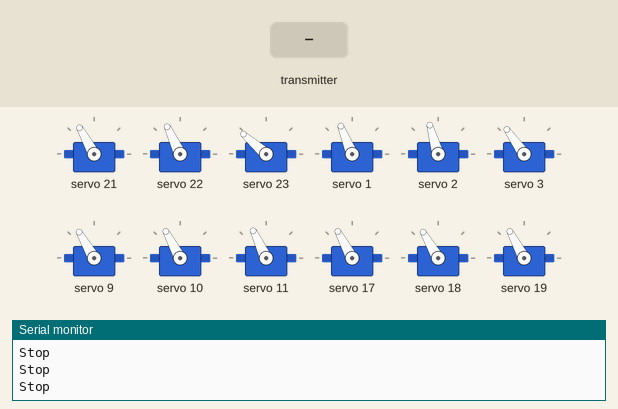
Bench run of a sketch on a simulated ESP32. Parts: 12 × servo, the last lines printed to the serial monitor. The test bench sets the inputs (shaded band).

Above: at 1.2 s.
1.3 s: the transmitter starts sending x = 1024
At 1.52 s:
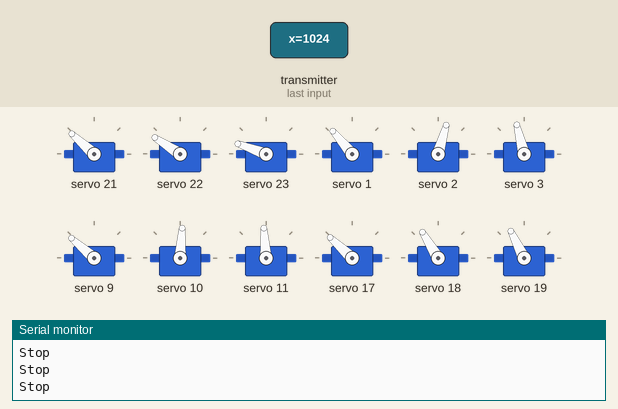
At 2.46 s:
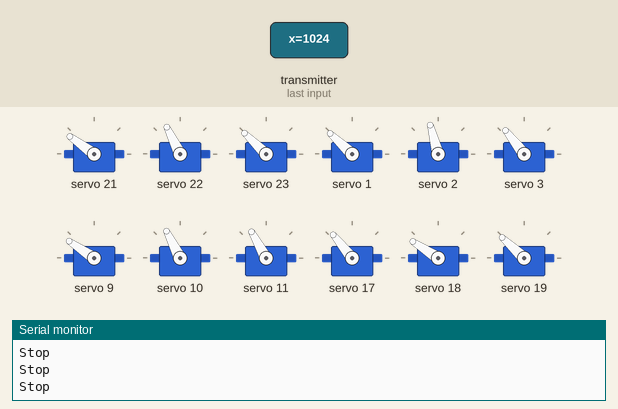
4.3 s: the transmitter starts sending button = 1
7.3 s: the transmitter starts sending y = 1024
At 7.75 s:
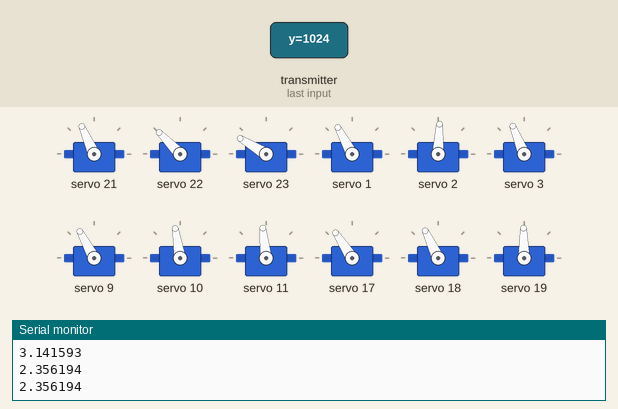
10.3 s: the transmitter starts sending x = 0
13.3 s: the transmitter starts sending y = 0
15.2 s: the transmitter starts sending x = 2048
At 15.42 s:
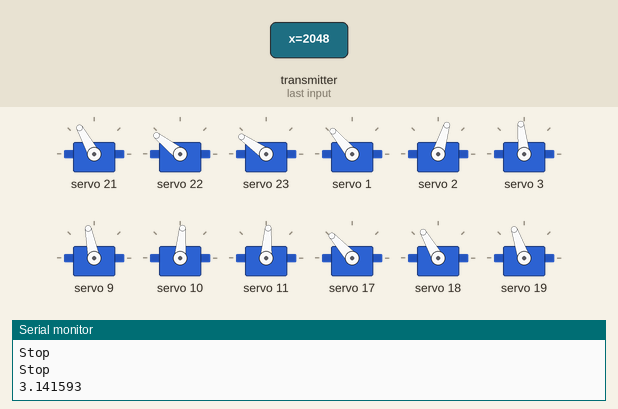
Timing chart, 0 to 21.2 s (numbered marks = the images above; inputs shaded):
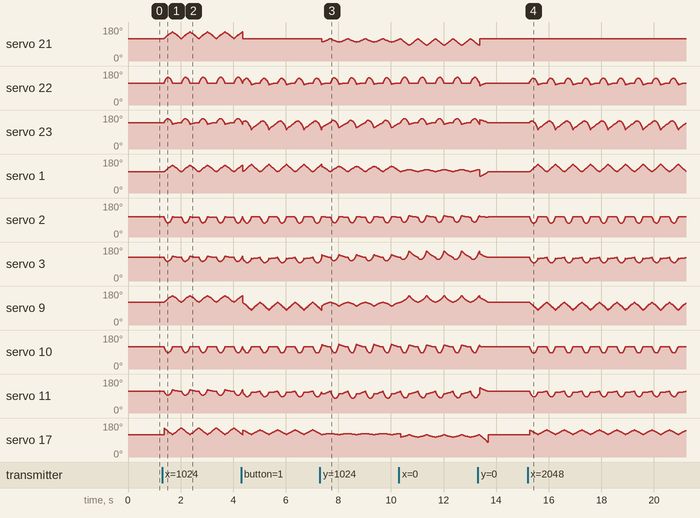

The sketch:

Robot_code.ino
```cpp
#include <esp_now.h>
#include <WiFi.h>
#include <Adafruit_PWMServoDriver.h>
#include <cmath>
using namespace std;
Adafruit_PWMServoDriver R_pwm = Adafruit_PWMServoDriver(0x40);
Adafruit_PWMServoDriver L_pwm = Adafruit_PWMServoDriver(0x41);

typedef struct struct_message {
  int x;
  int y;
  int button;
} struct_message; // Tạo struct giống bên master
struct_message joystickData; // Lưu dữ liệu nhận

void OnDataRecv(const esp_now_recv_info *info, const uint8_t *data, int len)
{
  if (len == sizeof(joystickData)) {
    memcpy(&joystickData, data, sizeof(joystickData));
  }
}

int deadzone = 10;

double anpha;

int DeltaXungR1 = -28; //
int DeltaXungR2 = -40;
int DeltaXungR3 = 0;
int DeltaXungR5 = -3; //
int DeltaXungR6 = 30;
int DeltaXungR7 = 15;
int DeltaXungR9 = -10; //
int DeltaXungR10 = -15;
int DeltaXungR11 = -20;

int DeltaXungL1 = -15; //
int DeltaXungL2 = -10;
int DeltaXungL3 = -15;
int DeltaXungL5 = -13; //
int DeltaXungL6 = -20;
int DeltaXungL7 = 30;
int DeltaXungL9 = 8; //
int DeltaXungL10 = 22;
int DeltaXungL11 = 18;


double limitAngle(double angle) {
  if (angle > PI)  angle -= 2*PI;
  if (angle < -PI) angle += 2*PI;
  return angle;
}

int cal_a(double anpha, double bc) {
  anpha = limitAngle(anpha);
  double a = asin(
      (bc * sin(PI - fabs(anpha))) /
      sqrt(49 + bc * bc - 14 * bc * cos(PI - fabs(anpha)))
  );
  if (anpha < 0) {
      a = -a;
  }
  a = round ((a*450)/PI);
  return a;
}

int cal_b(double anpha, double bc, int curve) {
  anpha = limitAngle(anpha);
  double L = sqrt(49 + bc * bc - 14 * bc * cos(PI - fabs(anpha))) - 7;

  double h; // Khai báo trước if
  if (curve == 1)
    h = 8.2 - 2 + (bc - 2)*(bc - 2)/2;  // parabol --> 1
  else if (curve == 2)
    h = 8.2; // đường thẳng --> 2

  double canhhuyen = sqrt((4.38 + L) * (4.38 + L) + h*h);
  double b = acos((canhhuyen * canhhuyen + 25 - 96.04) / (10 * canhhuyen))
              - atan(h / (4.38 + L))
              - 0.32;
  b = round ((b*450)/PI);
  return b;
}

int cal_c(double anpha, double bc, int curve){
  anpha = limitAngle(anpha);
  double L = sqrt(49 + bc * bc - 14 * bc * cos(PI - fabs(anpha))) - 7;

  double h; // Khai báo trước if
  if (curve == 1)
    h = 8.2 - 2 + (bc - 2)*(bc - 2)/2;  // parabol --> 1
  else if (curve == 2)
    h = 8.2; // đường thẳng --> 2

  double canhhuyen = sqrt((4.38 + L) * (4.38 + L) + h*h);
  double c = acos((121.04 - canhhuyen*canhhuyen)/98) - 1.21;  //121.04 = 9.8^2 + 5^2
  c = round ((c*450)/PI);
  return c;
}

void setup() {
  R_pwm.begin();
  L_pwm.begin();
  R_pwm.setPWMFreq(50);
  L_pwm.setPWMFreq(50);

  Serial.begin(115200);
  WiFi.mode(WIFI_STA);
  if (esp_now_init() != ESP_OK) {
    Serial.println("Lỗi khởi tạo ESP-NOW");
    return;
  }
  esp_now_register_recv_cb(OnDataRecv);
}

void loop(){
  int x1 = - joystickData.x;
  int y1 = joystickData.y;

  // áp dụng deadzone
  if (abs(x1) < deadzone) x1 = 0;
  if (abs(y1) < deadzone) y1 = 0;

  if ( x1 == 0 && y1 == 0) {
    Serial.println("Stop");

    L_pwm.setPWM(5, 0, 375 + DeltaXungL5 );
    L_pwm.setPWM(6, 0, 375 + DeltaXungL6 );
    L_pwm.setPWM(7, 0, 375 + DeltaXungL7 );

    R_pwm.setPWM(1, 0, 375 + DeltaXungR1 );
    R_pwm.setPWM(2, 0, 375 + DeltaXungR2 );
    R_pwm.setPWM(3, 0, 375 + DeltaXungR3 );

    R_pwm.setPWM(9, 0, 375 + DeltaXungR9 );
    R_pwm.setPWM(10, 0, 375 + DeltaXungR10 );
    R_pwm.setPWM(11, 0, 375 + DeltaXungR11 );


    L_pwm.setPWM(1, 0, 375 + DeltaXungL1 );
    L_pwm.setPWM(2, 0, 375 + DeltaXungL2 );
    L_pwm.setPWM(3, 0, 375 + DeltaXungL3 );

    L_pwm.setPWM(9, 0, 375 + DeltaXungL9 );
    L_pwm.setPWM(10, 0, 375 + DeltaXungL10 );
    L_pwm.setPWM(11, 0, 375 + DeltaXungL11 );

    R_pwm.setPWM(5, 0, 375 + DeltaXungR5 );
    R_pwm.setPWM(6, 0, 375 + DeltaXungR6 );
    R_pwm.setPWM(7, 0, 375 + DeltaXungR7 );
  }
  else {
    // B1
    if ( joystickData.button == 0 ){ // nút đã nhấn
      if ( x1 >= 0){
        for (double bc = 0.25; bc <= 4; bc += 0.25) {

          L_pwm.setPWM(5, 0, 375 + DeltaXungL5 + cal_a(-PI/2, bc));
					L_pwm.setPWM(6, 0, 375 + DeltaXungL6 + cal_b(-PI/2, bc, 1));
					L_pwm.setPWM(7, 0, 375 + DeltaXungL7 - cal_c(-PI/2, bc, 1));

					R_pwm.setPWM(1, 0, 375 + DeltaXungR1 + cal_a(-PI/2, bc));
					R_pwm.setPWM(2, 0, 375 + DeltaXungR2 - cal_b(-PI/2, bc, 1));
					R_pwm.setPWM(3, 0, 375 + DeltaXungR3 + cal_c(-PI/2, bc, 1));

					R_pwm.setPWM(9, 0, 375 + DeltaXungR9 + cal_a(-PI/2, bc));
					R_pwm.setPWM(10, 0, 375 + DeltaXungR10 - cal_b(-PI/2, bc, 1));
					R_pwm.setPWM(11, 0, 375 + DeltaXungR11 + cal_c(-PI/2, bc, 1));

					L_pwm.setPWM(1, 0, 375 + DeltaXungL1 + cal_a(-PI/2, 4 - bc));
					L_pwm.setPWM(2, 0, 375 + DeltaXungL2 + cal_b(-PI/2, 4 - bc, 2));
					L_pwm.setPWM(3, 0, 375 + DeltaXungL3 - cal_c(-PI/2, 4 - bc, 2));

					L_pwm.setPWM(9, 0, 375 + DeltaXungL9 + cal_a(-PI/2, 4 - bc));
					L_pwm.setPWM(10, 0, 375 + DeltaXungL10 + cal_b(-PI/2, 4 - bc, 2));
					L_pwm.setPWM(11, 0, 375 + DeltaXungL11 - cal_c(-PI/2, 4 - bc, 2));

					R_pwm.setPWM(5, 0, 375 + DeltaXungR5 + cal_a(-PI/2, 4 - bc));
					R_pwm.setPWM(6, 0, 375 + DeltaXungR6 - cal_b(-PI/2, 4 - bc, 2));
					R_pwm.setPWM(7, 0, 375 + DeltaXungR7 + cal_c(-PI/2, 4 - bc, 2));

          delay(10);
        }
      }
      if ( x1 < 0){
        for (double bc = 0.25; bc <= 4; bc += 0.25) {

					L_pwm.setPWM(5, 0, 375 + DeltaXungL5 + cal_a(PI/2, bc));
					L_pwm.setPWM(6, 0, 375 + DeltaXungL6 + cal_b(PI/2, bc, 1));
					L_pwm.setPWM(7, 0, 375 + DeltaXungL7 - cal_c(PI/2, bc, 1));

					R_pwm.setPWM(1, 0, 375 + DeltaXungR1 + cal_a(PI/2, bc));
					R_pwm.setPWM(2, 0, 375 + DeltaXungR2 - cal_b(PI/2, bc, 1));
					R_pwm.setPWM(3, 0, 375 + DeltaXungR3 + cal_c(PI/2, bc, 1));

					R_pwm.setPWM(9, 0, 375 + DeltaXungR9 + cal_a(PI/2, bc));
					R_pwm.setPWM(10, 0, 375 + DeltaXungR10 - cal_b(PI/2, bc, 1));
					R_pwm.setPWM(11, 0, 375 + DeltaXungR11 + cal_c(PI/2, bc, 1));

					L_pwm.setPWM(1, 0, 375 + DeltaXungL1 + cal_a(PI/2, 4 - bc));
					L_pwm.setPWM(2, 0, 375 + DeltaXungL2 + cal_b(PI/2, 4 - bc, 2));
					L_pwm.setPWM(3, 0, 375 + DeltaXungL3 - cal_c(PI/2, 4 - bc, 2));

					L_pwm.setPWM(9, 0, 375 + DeltaXungL9 + cal_a(PI/2, 4 - bc));
					L_pwm.setPWM(10, 0, 375 + DeltaXungL10 + cal_b(PI/2, 4 - bc, 2));
					L_pwm.setPWM(11, 0, 375 + DeltaXungL11 - cal_c(PI/2, 4 - bc, 2));

					R_pwm.setPWM(5, 0, 375 + DeltaXungR5 + cal_a(PI/2, 4 - bc));
					R_pwm.setPWM(6, 0, 375 + DeltaXungR6 - cal_b(PI/2, 4 - bc, 2));
					R_pwm.setPWM(7, 0, 375 + DeltaXungR7 + cal_c(PI/2, 4 - bc, 2));

          delay(10);
        }
      }
    }
    if ( joystickData.button == 1 ){ // nút chưa nhấn
      x1 = - joystickData.x;
      y1 = joystickData.y;
      anpha = atan2(y1, x1);
      Serial.println(anpha, 6);
      for (double bc = 0.25; bc <= 4; bc += 0.25) {

        L_pwm.setPWM(5, 0, 375 + DeltaXungL5 + cal_a(anpha - PI, bc));
        L_pwm.setPWM(6, 0, 375 + DeltaXungL6 + cal_b(anpha - PI, bc, 1));
        L_pwm.setPWM(7, 0, 375 + DeltaXungL7 - cal_c(anpha - PI, bc, 1));

        R_pwm.setPWM(1, 0, 375 + DeltaXungR1 + cal_a(anpha - PI/3, bc));
        R_pwm.setPWM(2, 0, 375 + DeltaXungR2 - cal_b(anpha - PI/3, bc, 1));
        R_pwm.setPWM(3, 0, 375 + DeltaXungR3 + cal_c(anpha - PI/3, bc, 1));

        R_pwm.setPWM(9, 0, 375 + DeltaXungR9 + cal_a(anpha + PI/3, bc));
        R_pwm.setPWM(10, 0, 375 + DeltaXungR10 - cal_b(anpha + PI/3, bc, 1));
        R_pwm.setPWM(11, 0, 375 + DeltaXungR11 + cal_c(anpha + PI/3, bc, 1));

        L_pwm.setPWM(1, 0, 375 + DeltaXungL1 + cal_a(anpha - 2*PI/3, 4 - bc));
        L_pwm.setPWM(2, 0, 375 + DeltaXungL2 + cal_b(anpha - 2*PI/3, 4 - bc, 2));
        L_pwm.setPWM(3, 0, 375 + DeltaXungL3 - cal_c(anpha - 2*PI/3, 4 - bc, 2));

        L_pwm.setPWM(9, 0, 375 + DeltaXungL9 + cal_a(anpha + 2*PI/3, 4 - bc));
        L_pwm.setPWM(10, 0, 375 + DeltaXungL10 + cal_b(anpha + 2*PI/3, 4 - bc, 2));
        L_pwm.setPWM(11, 0, 375 + DeltaXungL11 - cal_c(anpha + 2*PI/3, 4 - bc, 2));

        R_pwm.setPWM(5, 0, 375 + DeltaXungR5 + cal_a(anpha, 4 - bc));
        R_pwm.setPWM(6, 0, 375 + DeltaXungR6 - cal_b(anpha, 4 - bc, 2));
        R_pwm.setPWM(7, 0, 375 + DeltaXungR7 + cal_c(anpha, 4 - bc, 2));

        delay(10);
      }
    }

    // B2
    if ( joystickData.button == 0 ){ // nút đã nhấn
      if ( x1 >= 0){
        for (double bc = 0.25; bc <= 4; bc += 0.25) {

					L_pwm.setPWM(1, 0, 375 + DeltaXungL1 + cal_a(-PI/2, bc));
					L_pwm.setPWM(2, 0, 375 + DeltaXungL2 + cal_b(-PI/2, bc, 1));
					L_pwm.setPWM(3, 0, 375 + DeltaXungL3 - cal_c(-PI/2, bc, 1));

					L_pwm.setPWM(9, 0, 375 + DeltaXungL9 + cal_a(-PI/2, bc));
					L_pwm.setPWM(10, 0, 375 + DeltaXungL10 + cal_b(-PI/2, bc, 1));
					L_pwm.setPWM(11, 0, 375 + DeltaXungL11 - cal_c(-PI/2, bc, 1));

					R_pwm.setPWM(5, 0, 375 + DeltaXungR5 + cal_a(-PI/2, bc));
					R_pwm.setPWM(6, 0, 375 + DeltaXungR6 - cal_b(-PI/2, bc, 1));
					R_pwm.setPWM(7, 0, 375 + DeltaXungR7 + cal_c(-PI/2, bc, 1));

					L_pwm.setPWM(5, 0, 375 + DeltaXungL5 + cal_a(-PI/2, 4 - bc));
					L_pwm.setPWM(6, 0, 375 + DeltaXungL6 + cal_b(-PI/2, 4 - bc, 2));
					L_pwm.setPWM(7, 0, 375 + DeltaXungL7 - cal_c(-PI/2, 4 - bc, 2));

					R_pwm.setPWM(1, 0, 375 + DeltaXungR1 + cal_a(-PI/2, 4 - bc));
					R_pwm.setPWM(2, 0, 375 + DeltaXungR2 - cal_b(-PI/2, 4 - bc, 2));
					R_pwm.setPWM(3, 0, 375 + DeltaXungR3 + cal_c(-PI/2, 4 - bc, 2));

					R_pwm.setPWM(9, 0, 375 + DeltaXungR9 + cal_a(-PI/2, 4 - bc));
					R_pwm.setPWM(10, 0, 375 + DeltaXungR10 - cal_b(-PI/2, 4 - bc, 2));
					R_pwm.setPWM(11, 0, 375 + DeltaXungR11 + cal_c(-PI/2, 4 - bc, 2));

          delay(10);
        }
      }
      if ( x1 < 0){
        for (double bc = 0.25; bc <= 4; bc += 0.25) {

					L_pwm.setPWM(1, 0, 375 + DeltaXungL1 + cal_a(PI/2, bc));
					L_pwm.setPWM(2, 0, 375 + DeltaXungL2 + cal_b(PI/2, bc, 1));
					L_pwm.setPWM(3, 0, 375 + DeltaXungL3 - cal_c(PI/2, bc, 1));

					L_pwm.setPWM(9, 0, 375 + DeltaXungL9 + cal_a(PI/2, bc));
					L_pwm.setPWM(10, 0, 375 + DeltaXungL10 + cal_b(PI/2, bc, 1));
					L_pwm.setPWM(11, 0, 375 + DeltaXungL11 - cal_c(PI/2, bc, 1));

					R_pwm.setPWM(5, 0, 375 + DeltaXungR5 + cal_a(PI/2, bc));
					R_pwm.setPWM(6, 0, 375 + DeltaXungR6 - cal_b(PI/2, bc, 1));
					R_pwm.setPWM(7, 0, 375 + DeltaXungR7 + cal_c(PI/2, bc, 1));

					L_pwm.setPWM(5, 0, 375 + DeltaXungL5 + cal_a(PI/2, 4 - bc));
					L_pwm.setPWM(6, 0, 375 + DeltaXungL6 + cal_b(PI/2, 4 - bc, 2));
					L_pwm.setPWM(7, 0, 375 + DeltaXungL7 - cal_c(PI/2, 4 - bc, 2));

					R_pwm.setPWM(1, 0, 375 + DeltaXungR1 + cal_a(PI/2, 4 - bc));
					R_pwm.setPWM(2, 0, 375 + DeltaXungR2 - cal_b(PI/2, 4 - bc, 2));
					R_pwm.setPWM(3, 0, 375 + DeltaXungR3 + cal_c(PI/2, 4 - bc, 2));

					R_pwm.setPWM(9, 0, 375 + DeltaXungR9 + cal_a(PI/2, 4 - bc));
					R_pwm.setPWM(10, 0, 375 + DeltaXungR10 - cal_b(PI/2, 4 - bc, 2));
					R_pwm.setPWM(11, 0, 375 + DeltaXungR11 + cal_c(PI/2, 4 - bc, 2));

          delay(10);
        }
      }
    }
    if ( joystickData.button == 1 ){ // nút chưa nhấn
      x1 = - joystickData.x;
      y1 = joystickData.y;
      anpha = atan2(y1, x1);
      Serial.println(anpha, 6);
      for (double bc = 0.25; bc <= 4; bc += 0.25) {

        L_pwm.setPWM(1, 0, 375 + DeltaXungL1 + cal_a(anpha - 2*PI/3, bc));
        L_pwm.setPWM(2, 0, 375 + DeltaXungL2 + cal_b(anpha - 2*PI/3, bc, 1));
        L_pwm.setPWM(3, 0, 375 + DeltaXungL3 - cal_c(anpha - 2*PI/3, bc, 1));

        L_pwm.setPWM(9, 0, 375 + DeltaXungL9 + cal_a(anpha + 2*PI/3, bc));
        L_pwm.setPWM(10, 0, 375 + DeltaXungL10 + cal_b(anpha + 2*PI/3, bc, 1));
        L_pwm.setPWM(11, 0, 375 + DeltaXungL11 - cal_c(anpha + 2*PI/3, bc, 1));

        R_pwm.setPWM(5, 0, 375 + DeltaXungR5 + cal_a(anpha, bc));
        R_pwm.setPWM(6, 0, 375 + DeltaXungR6 - cal_b(anpha, bc, 1));
        R_pwm.setPWM(7, 0, 375 + DeltaXungR7 + cal_c(anpha, bc, 1));

        L_pwm.setPWM(5, 0, 375 + DeltaXungL5 + cal_a(anpha - PI, 4 - bc));
        L_pwm.setPWM(6, 0, 375 + DeltaXungL6 + cal_b(anpha - PI, 4 - bc, 2));
        L_pwm.setPWM(7, 0, 375 + DeltaXungL7 - cal_c(anpha - PI, 4 - bc, 2));

        R_pwm.setPWM(1, 0, 375 + DeltaXungR1 + cal_a(anpha - PI/3, 4 - bc));
        R_pwm.setPWM(2, 0, 375 + DeltaXungR2 - cal_b(anpha - PI/3, 4 - bc, 2));
        R_pwm.setPWM(3, 0, 375 + DeltaXungR3 + cal_c(anpha - PI/3, 4 - bc, 2));

        R_pwm.setPWM(9, 0, 375 + DeltaXungR9 + cal_a(anpha + PI/3, 4 - bc));
        R_pwm.setPWM(10, 0, 375 + DeltaXungR10 - cal_b(anpha + PI/3, 4 - bc, 2));
        R_pwm.setPWM(11, 0, 375 + DeltaXungR11 + cal_c(anpha + PI/3, 4 - bc, 2));

        delay(10);
      }
    }
  }
}
```
